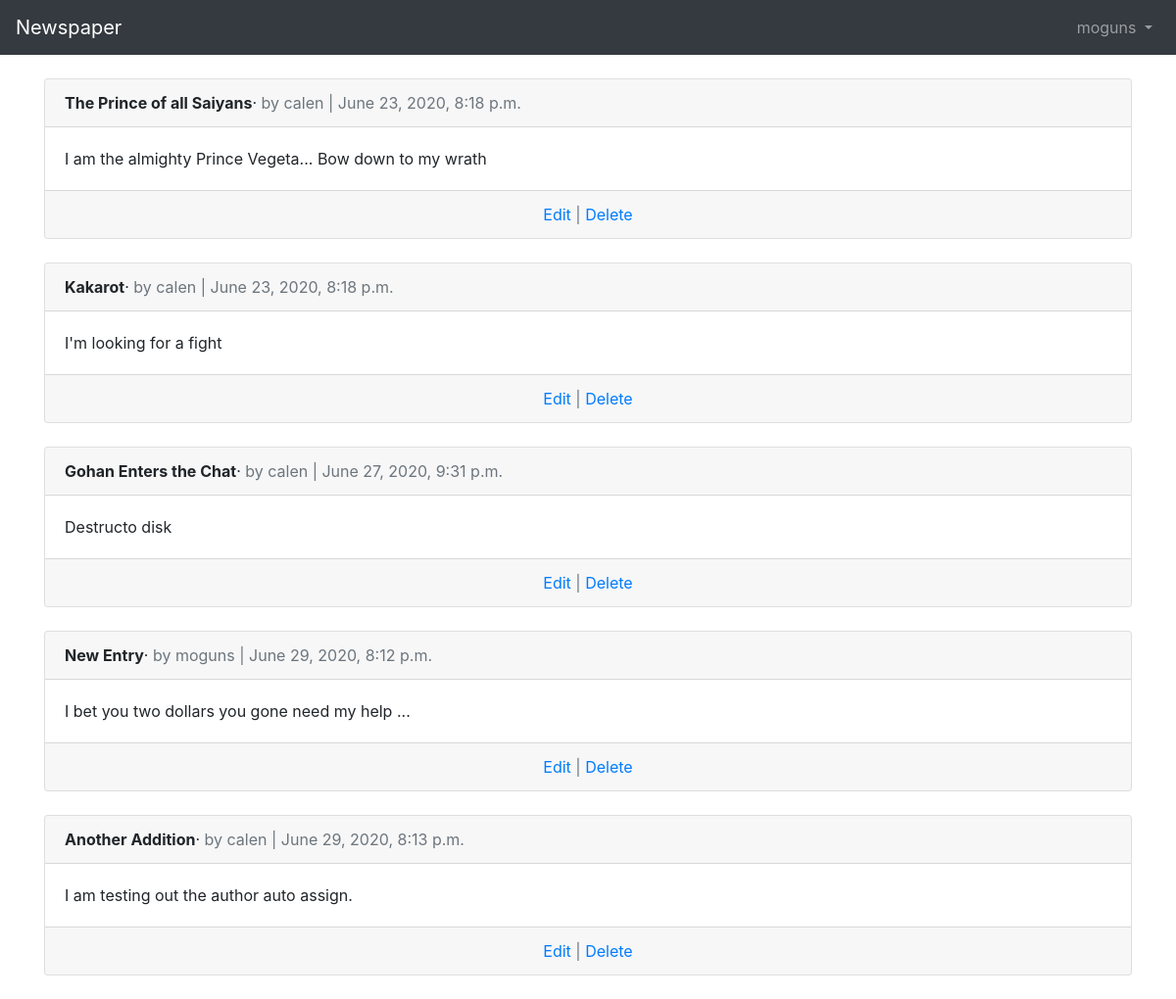
Screenshot of /articles/ (signed in) with the database file from the repository.
### users/models.py (models this page shows)
class CustomUser(AbstractUser):
    age = models.PositiveIntegerField(null=True, blank=True)

### articles/models.py (models this page shows, shortened)
class Article(models.Model):
    title = models.CharField(max_length = 255)
    body = models.TextField()
    date = models.DateTimeField(auto_now_add=True)
    author = models.ForeignKey(get_user_model(), on_delete=models.CASCADE,)

### articles/views.py (the view)
# urls.py: path('', ArticleListView.as_view(), name='article_list'),
class ArticleListView(LoginRequiredMixin, ListView):
    model = Article
    template_name = 'article_list.html'
    login_url = 'login'

### templates/article_list.html
{% extends 'base.html' %}
{% block content %}
{% for article in object_list %}
    <div class="card">
    <div class="card-header">
        <span class="font-weight-bold">{{ article.title }}</span>&middot;
        <span class="text-muted">by {{ article.author }} | {{ article.date }}</span>
    </div>
    <div class="card-body">
        {{ article.body }}
    </div>
    <div class="card-footer text-center text-muted">
        <a href="{% url 'article_edit' article.pk %}">Edit</a> | <a href="{% url 'article_delete' article.pk %}">Delete</a>
    </div>
    </div>
    <br />
    {% endfor %}
{% endblock %}

### templates/base.html (shortened to what this page needs)
<!doctype html>
<html lang="en">
  <head>
    <link rel="stylesheet" href="https://maxcdn.bootstrapcdn.com/bootstrap/4.0.0/css/bootstrap.min.css">
  </head>
  <body>
    <nav class="navbar navbar-expand-md navbar-dark bg-dark mb-4">
      <a class="navbar-brand" href="{% url 'home' %}">Newspaper</a>
      <div class="collapse navbar-collapse" id="navbarCollapse">
        {% if user.is_authenticated %}
          <ul class="navbar-nav ml-auto">
            <li class="nav-item">
              <a class="nav-link dropdown-toggle" href="#" id="userMenu" data-toggle="dropdown" aria-haspopup="true" aria-expanded="false">
                {{ user.username }}
              </a>
            </li>
          </ul>
        {% endif %}
      </div>
    </nav>
    <div class="container">
      {% block content %}
      {% endblock content %}
    </div>
  </body>
</html>

### rows the page displays
CustomUser: username "moguns"
Article: title "The Prince of all Saiyans", author "calen", date "June 23, 2020, 8:18 p.m.", body "I am the almighty Prince Vegeta... Bow down to my wrath"
Article: title "Kakarot", author "calen", date "June 23, 2020, 8:18 p.m.", body "I'm looking for a fight"
Article: title "Gohan Enters the Chat", author "calen", date "June 27, 2020, 9:31 p.m.", body "Destructo disk"
Article: title "New Entry", author "moguns", date "June 29, 2020, 8:12 p.m.", body "I bet you two dollars you gone need my help ..."
Article: title "Another Addition", author "calen", date "June 29, 2020, 8:13 p.m.", body "I am testing out the author auto assign."
